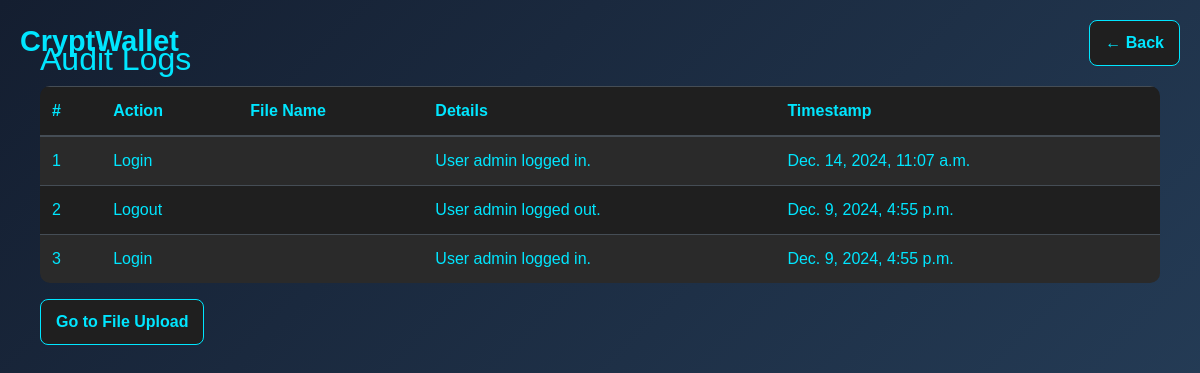
/audit-logs/ (signed in), run on the app's committed database.
### vault/models.py (models this page shows, shortened)
class AuditLog(models.Model):
    ACTIONS = [
        ('UPLOAD', 'Upload'),
        ('DOWNLOAD', 'Download'),
        ('DELETE', 'Delete'),
        ('LOGIN', 'Login'),
        ('LOGOUT', 'Logout'),
    ]
    user = models.ForeignKey(User, on_delete=models.CASCADE, related_name="audit_logs")
    action = models.CharField(max_length=10, choices=ACTIONS)
    file_name = models.CharField(max_length=255)
    timestamp = models.DateTimeField(default=now)
    details = models.TextField(blank=True, null=True)

### vault/views.py (the view)
# urls.py: path('audit-logs/', audit_logs, name='audit_logs'),
@login_required
def audit_logs(request):
    logs = AuditLog.objects.filter(user=request.user).order_by('-timestamp')
    return render(request, 'vault/audit_logs.html', {'logs': logs})

### vault/templates/vault/audit_logs.html (shortened to what this page needs)
<!DOCTYPE html>
<html lang="en">
<head>
    <link href="https://maxcdn.bootstrapcdn.com/bootstrap/4.5.2/css/bootstrap.min.css" rel="stylesheet">
</head>
<body class="dark-blue">
    <div class="logo-title">CryptWallet</div>
    <div class="back-button">
        <a href="{% url 'index' %}" class="btn btn-cyber">&larr; Back</a>
    </div>
    <div class="container">
        <h2>Audit Logs</h2>
        <table class="table table-dark table-striped">
            <thead>
                <tr>
                    <th>#</th>
                    <th>Action</th>
                    <th>File Name</th>
                    <th>Details</th>
                    <th>Timestamp</th>
                </tr>
            </thead>
            <tbody>
                {% for log in logs %}
                    <tr>
                        <td>{{ forloop.counter }}</td>
                        <td>{{ log.get_action_display }}</td>
                        <td>{{ log.file_name }}</td>
                        <td>{{ log.details }}</td>
                        <td>{{ log.timestamp }}</td>
                    </tr>
                {% empty %}
                    <tr>
                        <td colspan="5" class="text-center">No logs available.</td>
                    </tr>
                {% endfor %}
            </tbody>
        </table>
        <a href="{% url 'file_upload' %}" class="btn btn-cyber">Go to File Upload</a>
    </div>
</body>
</html>

### vault/templates/vault/audit_logs.html (style rules this page uses)
body { font-family: 'Arial', sans-serif; display: flex; justify-content: center; align-items: center; margin: 0; padding: 20px; transition: background 0.3s ease; }
.container { max-width: 1200px; padding: 20px; animation: fadeIn 2s ease-in-out; }
.logo-title { position: absolute; top: 20px; left: 20px; font-size: 1.8rem; font-weight: bold; color: #00E6FF; }
.table { border-radius: 10px; overflow: hidden; }
.btn-cyber { border-radius: 8px; font-weight: bold; padding: 10px 15px; transition: all 0.2s; }
body.dark-blue { background: linear-gradient(135deg, #141E30, #243B55); color: #00E6FF; }
.dark-blue .table { background-color: #1F1F1F; color: #00E6FF; }
.back-button { position: absolute; top: 20px; right: 20px; }
.dark-blue .btn-cyber { color: #00E6FF; background: #1F1F1F; border: 1px solid #00E6FF; }

### data on the page
AuditLog: action "Login", details "User admin logged in.", timestamp "Dec. 14, 2024, 11:07 a.m."
AuditLog: action "Logout", details "User admin logged out.", timestamp "Dec. 9, 2024, 4:55 p.m."
AuditLog: action "Login", details "User admin logged in.", timestamp "Dec. 9, 2024, 4:55 p.m."
